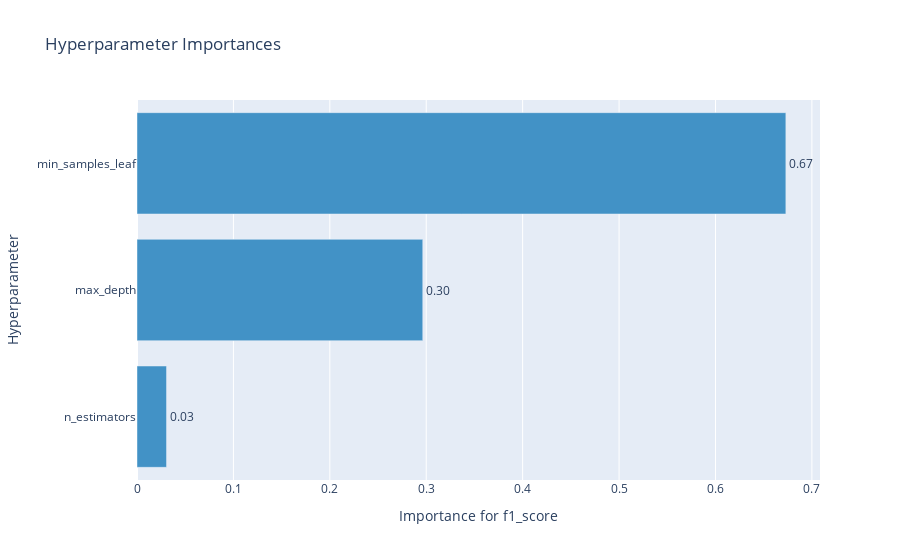

Source (notebook cell):
### Markdown cell above
График важности гиперпараметров - помогает понять, какие гиперпараметры вносят больший вклад в минимизацию/максимизацию метрики.

### Code cell
optuna.visualization.plot_param_importances(study, target_name="f1_score")

### Figure 1 — Plotly figure (JSON) as saved in the notebook; plotly's stock layout.template omitted (floating-point values rounded to 4 significant figures)
{"data": [{"cliponaxis": false, "hovertemplate": ["n_estimators (IntUniformDistribution): 0.030624742640518534<extra></extra>", "max_depth (IntUniformDistribution): 0.2963889275113805<extra></extra>", "min_samples_leaf (IntUniformDistribution): 0.672986329848101<extra></extra>"], "marker": {"color": "rgb(66,146,198)"}, "orientation": "h", "text": ["0.030624742640518534", "0.2963889275113805", "0.672986329848101"], "textposition": "outside", "texttemplate": "%{text:.2f}", "type": "bar", "x": [0.03062, 0.2964, 0.673], "y": ["n_estimators", "max_depth", "min_samples_leaf"]}], "layout": {"showlegend": false, "title": {"text": "Hyperparameter Importances"}, "xaxis": {"title": {"text": "Importance for f1_score"}}, "yaxis": {"title": {"text": "Hyperparameter"}}}}
